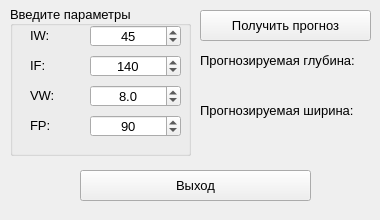
<?xml version="1.0" encoding="UTF-8"?>
<ui version="4.0">
 <class>MainWindow</class>
 <widget class="QMainWindow" name="MainWindow">
  <property name="windowModality">
   <enum>Qt::NonModal</enum>
  </property>
  <property name="geometry">
   <rect>
    <x>0</x>
    <y>0</y>
    <width>380</width>
    <height>220</height>
   </rect>
  </property>
  <property name="sizePolicy">
   <sizepolicy hsizetype="Fixed" vsizetype="Fixed">
    <horstretch>0</horstretch>
    <verstretch>0</verstretch>
   </sizepolicy>
  </property>
  <property name="minimumSize">
   <size>
    <width>380</width>
    <height>220</height>
   </size>
  </property>
  <property name="maximumSize">
   <size>
    <width>380</width>
    <height>220</height>
   </size>
  </property>
  <property name="font">
   <font>
    <family>Segoe UI</family>
    <pointsize>10</pointsize>
   </font>
  </property>
  <property name="windowTitle">
   <string>Прогнозирование размеров сварного шва</string>
  </property>
  <widget class="QWidget" name="centralwidget">
   <property name="sizePolicy">
    <sizepolicy hsizetype="Maximum" vsizetype="Maximum">
     <horstretch>0</horstretch>
     <verstretch>0</verstretch>
    </sizepolicy>
   </property>
   <widget class="QGroupBox" name="groupBox">
    <property name="geometry">
     <rect>
      <x>10</x>
      <y>5</y>
      <width>181</width>
      <height>151</height>
     </rect>
    </property>
    <property name="sizePolicy">
     <sizepolicy hsizetype="Expanding" vsizetype="Expanding">
      <horstretch>0</horstretch>
      <verstretch>0</verstretch>
     </sizepolicy>
    </property>
    <property name="title">
     <string>Введите параметры</string>
    </property>
    <property name="alignment">
     <set>Qt::AlignLeading|Qt::AlignLeft|Qt::AlignVCenter</set>
    </property>
    <widget class="QLabel" name="labelIW">
     <property name="geometry">
      <rect>
       <x>20</x>
       <y>20</y>
       <width>41</width>
       <height>21</height>
      </rect>
     </property>
     <property name="toolTip">
      <string extracomment="Величина сварочного тока "/>
     </property>
     <property name="text">
      <string>IW:</string>
     </property>
    </widget>
    <widget class="QLabel" name="labelIF">
     <property name="geometry">
      <rect>
       <x>20</x>
       <y>50</y>
       <width>41</width>
       <height>21</height>
      </rect>
     </property>
     <property name="toolTip">
      <string extracomment="Ток фокусировки электронного пучка  "/>
     </property>
     <property name="text">
      <string>IF:</string>
     </property>
    </widget>
    <widget class="QLabel" name="labelVW">
     <property name="geometry">
      <rect>
       <x>20</x>
       <y>80</y>
       <width>41</width>
       <height>21</height>
      </rect>
     </property>
     <property name="toolTip">
      <string extracomment="Скорость сварки"/>
     </property>
     <property name="text">
      <string>VW:</string>
     </property>
    </widget>
    <widget class="QLabel" name="labelFP">
     <property name="geometry">
      <rect>
       <x>20</x>
       <y>110</y>
       <width>41</width>
       <height>21</height>
      </rect>
     </property>
     <property name="toolTip">
      <string extracomment="Расстояние от поверхности образцов до электронно-оптической системы"/>
     </property>
     <property name="text">
      <string>FP:</string>
     </property>
    </widget>
    <widget class="QSpinBox" name="spinBoxIW">
     <property name="geometry">
      <rect>
       <x>80</x>
       <y>20</y>
       <width>91</width>
       <height>22</height>
      </rect>
     </property>
     <property name="alignment">
      <set>Qt::AlignCenter</set>
     </property>
     <property name="minimum">
      <number>42</number>
     </property>
     <property name="maximum">
      <number>50</number>
     </property>
     <property name="singleStep">
      <number>1</number>
     </property>
     <property name="value">
      <number>45</number>
     </property>
    </widget>
    <widget class="QSpinBox" name="spinBoxIF">
     <property name="geometry">
      <rect>
       <x>80</x>
       <y>50</y>
       <width>91</width>
       <height>22</height>
      </rect>
     </property>
     <property name="alignment">
      <set>Qt::AlignCenter</set>
     </property>
     <property name="minimum">
      <number>125</number>
     </property>
     <property name="maximum">
      <number>160</number>
     </property>
     <property name="value">
      <number>140</number>
     </property>
    </widget>
    <widget class="QDoubleSpinBox" name="doubleSpinBoxVW">
     <property name="geometry">
      <rect>
       <x>80</x>
       <y>80</y>
       <width>91</width>
       <height>22</height>
      </rect>
     </property>
     <property name="alignment">
      <set>Qt::AlignCenter</set>
     </property>
     <property name="decimals">
      <number>1</number>
     </property>
     <property name="minimum">
      <double>4.000000000000000</double>
     </property>
     <property name="maximum">
      <double>14.000000000000000</double>
     </property>
     <property name="singleStep">
      <double>0.100000000000000</double>
     </property>
     <property name="value">
      <double>8.000000000000000</double>
     </property>
    </widget>
    <widget class="QSpinBox" name="spinBoxFP">
     <property name="geometry">
      <rect>
       <x>80</x>
       <y>110</y>
       <width>91</width>
       <height>22</height>
      </rect>
     </property>
     <property name="alignment">
      <set>Qt::AlignCenter</set>
     </property>
     <property name="minimum">
      <number>40</number>
     </property>
     <property name="maximum">
      <number>140</number>
     </property>
     <property name="singleStep">
      <number>5</number>
     </property>
     <property name="value">
      <number>90</number>
     </property>
    </widget>
   </widget>
   <widget class="QPushButton" name="ExitButton">
    <property name="geometry">
     <rect>
      <x>80</x>
      <y>170</y>
      <width>231</width>
      <height>31</height>
     </rect>
    </property>
    <property name="toolTip">
     <string extracomment="Завершение работы"/>
    </property>
    <property name="text">
     <string>Выход</string>
    </property>
   </widget>
   <widget class="QPushButton" name="PredictButton">
    <property name="geometry">
     <rect>
      <x>200</x>
      <y>10</y>
      <width>171</width>
      <height>31</height>
     </rect>
    </property>
    <property name="text">
     <string>Получить прогноз</string>
    </property>
   </widget>
   <widget class="QLabel" name="labelHeigth">
    <property name="geometry">
     <rect>
      <x>200</x>
      <y>50</y>
      <width>171</width>
      <height>21</height>
     </rect>
    </property>
    <property name="text">
     <string>Прогнозируемая глубина:</string>
    </property>
   </widget>
   <widget class="QLabel" name="labelWidth">
    <property name="geometry">
     <rect>
      <x>200</x>
      <y>100</y>
      <width>171</width>
      <height>21</height>
     </rect>
    </property>
    <property name="text">
     <string>Прогнозируемая ширина:</string>
    </property>
   </widget>
   <widget class="QLabel" name="labelPredictHeigth">
    <property name="geometry">
     <rect>
      <x>200</x>
      <y>80</y>
      <width>161</width>
      <height>21</height>
     </rect>
    </property>
    <property name="text">
     <string/>
    </property>
    <property name="alignment">
     <set>Qt::AlignCenter</set>
    </property>
   </widget>
   <widget class="QLabel" name="labelPredictWidth">
    <property name="geometry">
     <rect>
      <x>200</x>
      <y>130</y>
      <width>161</width>
      <height>21</height>
     </rect>
    </property>
    <property name="text">
     <string/>
    </property>
    <property name="alignment">
     <set>Qt::AlignCenter</set>
    </property>
   </widget>
  </widget>
 </widget>
 <resources/>
 <connections/>
</ui>
